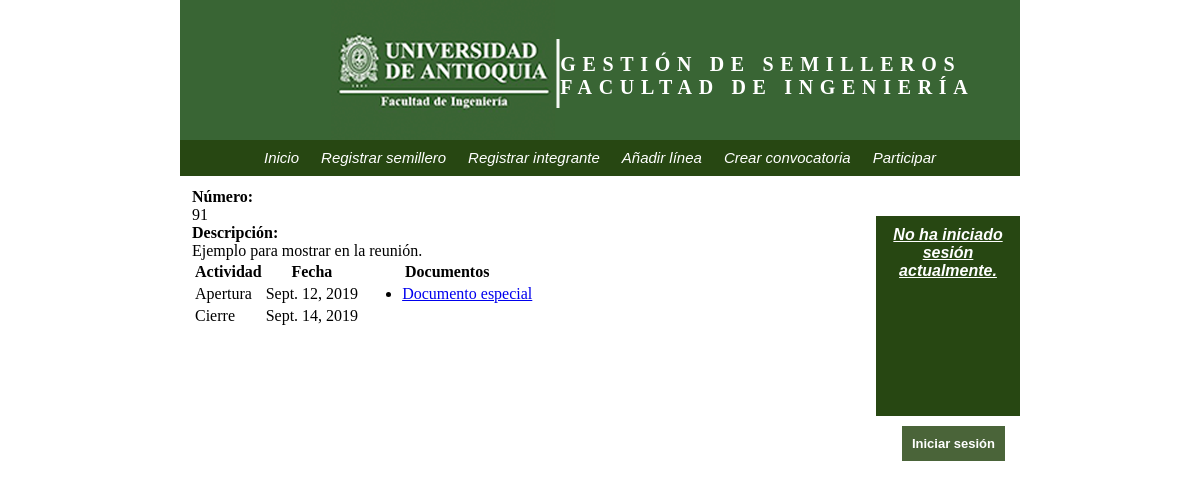
Page /details/91 on the committed database.
### conv/models.py (models this page shows, shortened)
class Convocatoria(models.Model):
    id = models.AutoField(primary_key=True, verbose_name="Id")
    name = models.CharField(max_length=100, verbose_name="Nombre de la convocatoria", null=True)
    description = models.TextField(max_length=400, verbose_name="Descripción", null=True)
    opened = models.DateField(verbose_name="Fecha de apertura", null=True)
    closed = models.DateField(verbose_name="Fecha de cierre", null=True)
    created = models.DateTimeField(auto_now_add=True, verbose_name="Fecha de creación", null=True)
    updated = models.DateTimeField(auto_now=True, verbose_name="Fecha de edición", null=True)
    class Meta():
        verbose_name = "Convocatoria"
        verbose_name_plural = "Convocatorias"
        ordering = ["closed"]

class Documento(models.Model):
    id = models.AutoField(primary_key=True, verbose_name="Id")
    id_conv = models.ForeignKey(Convocatoria, null=True, blank=True, on_delete=models.CASCADE)
    documento = models.FileField(verbose_name="Documento", null=True)
    description = models.TextField(max_length=400, verbose_name="Descripción", null=True)
    created = models.DateTimeField(auto_now_add=True, verbose_name="Fecha de creación", null=True)
    updated = models.DateTimeField(auto_now=True, verbose_name="Fecha de edición", null=True)
    class Meta():
        verbose_name = "Documento"
        verbose_name_plural = "Documentos"
        ordering = ["id_conv"]

### conv/views.py (the view)
# urls.py: path(r'details/<int:id_item>', views.conv_details, name="details")
def conv_details(request, id_item=None):
    item = Convocatoria.objects.get(id=id_item)
    documents = Documento.objects.filter(id_conv=id_item)
    return render(request, "conv/details.html",{'item':item,'documents':documents,})

### conv/templates/conv/details.html
{% extends 'core/base.html' %}
{% block cuerpo %}
    <b>Número:</b>
    <p>{{item.id}}</p>
    <b>Descripción:</b>
    <p>{{item.description}}</p>
    <table>
        <tr>
            <th>Actividad</th>
            <th>Fecha</th>
            <th>Documentos</th>
        </tr>
        <tr>
            <td>Apertura</td>
            <td>{{item.opened}}</td>
            <td>
              {% for document in documents %}
              <ul>
                <li><a href="{{document.documento.url}}" download>{{document.description}}</a></li>
              </ul>
              {% endfor %}
            </td>
        </tr>
        <tr>
            <td>Cierre</td>
            <td>{{item.closed}}</td>
        </tr>
    </table>
{% endblock %}

### core/static/core/css/styles.css (style rules this page uses)
* { margin: 0; }

### rows in the picture
Convocatoria: id "91", description "Ejemplo para mostrar en la reunión.", opened "Sept. 12, 2019", closed "Sept. 14, 2019"
Documento: description "Documento especial"
